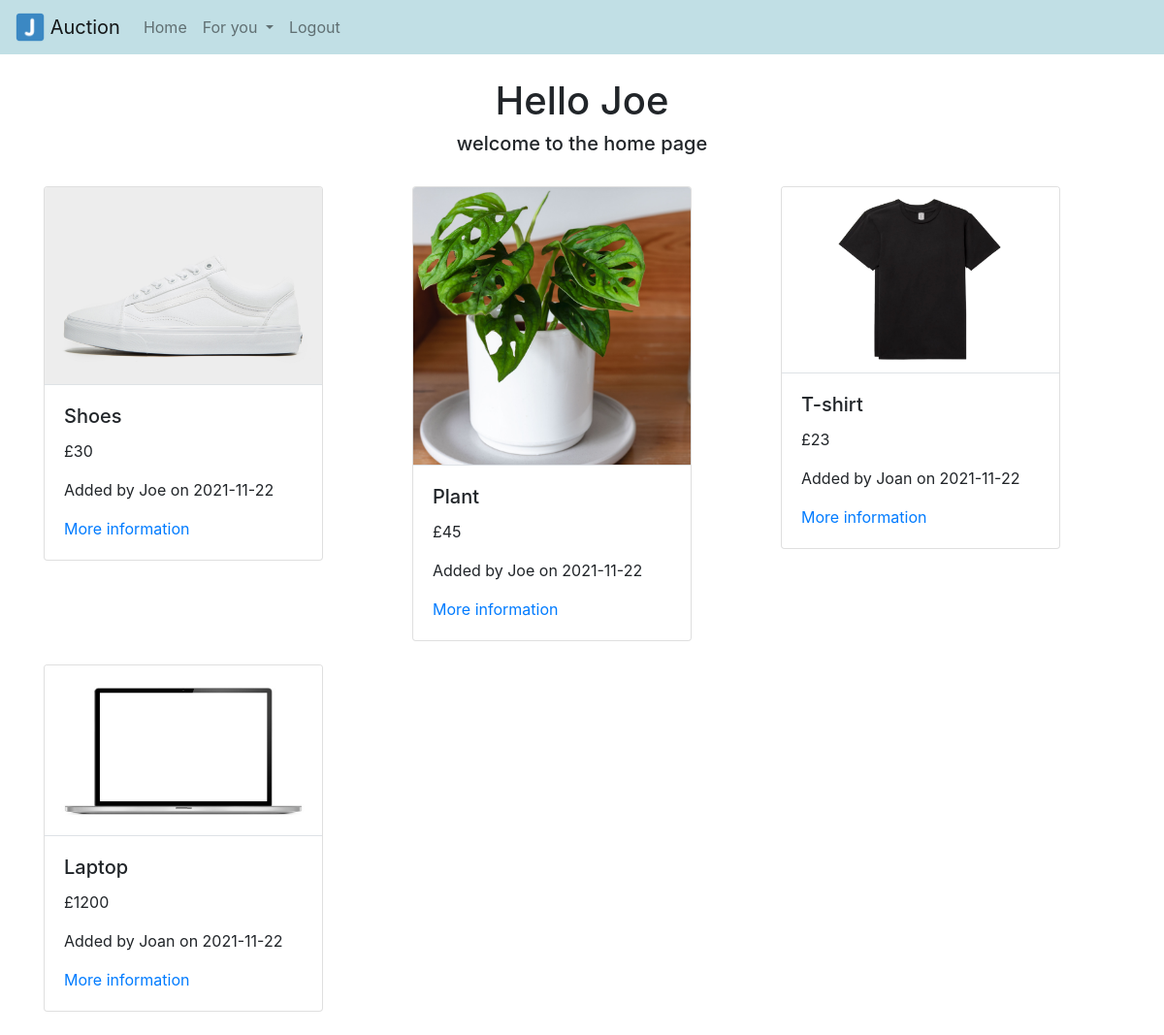
Screenshot of / (signed in) with the database file from the repository.
### auction/database_models.py (models this page shows)
class User(db.Model, UserMixin): # creates each user in the database
    id = db.Column(db.Integer, primary_key=True) # primary key id number
    email = db.Column(db.String(150)) # max email length 150 characters
    phone = db.Column(db.Integer)
    password = db.Column(db.String(150))
    username = db.Column(db.String(150))
    items = db.relationship('Item') # a list of all the items a user owns

class Item(db.Model): # class that stores info about each item on the system
    item_id = db.Column(db.Integer, primary_key=True) # primary key id number
    item_name = db.Column(db.String(150))
    description = db.Column(db.String(500))
    start_bid = db.Column(db.Integer)
    item_image = db.Column(db.Text())
    date_only = db.Column(db.Date, server_default=func.date()) # just the date the item was made
    date = db.Column(db.DateTime(timezone=True), server_default=func.now()) # defaults the datetime to now
    user_id = db.Column(db.Integer, db.ForeignKey('user.id')) # must pass a valid id of an existing user to this object, 1 to many

### auction/routes.py (the view)
@routes.route("/", methods=['GET', 'POST'])
@login_required # requires the user to be logged in to access
def home_page():
    items = Item.query.all() # gets all rows of items
    users = User.query.all() # gets all rows of items
    return render_template("home_page.html", items=items, user=current_user, users=users, extensions=ALLOWED_EXTENSIONS) # sends items to the html and keeps track of login status

### auction/templates/home_page.html
{% extends "base.html"%}
{% block body %}
<h1 align="center">Hello {{user.username}}</h1>
<h5 align="center">welcome to the home page</h5>
<br/>
<div class="row">
  {% for item in items %}
    <div class="col-12 col-md-6 col-lg-4 mb-4">
      <div class="card" style="width: 18rem;">
        <img class="card-img-top border-bottom" src="/static/images/{{item.item_id}}.jpg">
        <div class="card-body">
          <h5 class="card-title">{{item.item_name}}</h5>
          <p class="card-text">£{{item.start_bid}}</p>
          {% for user in users %}
            {% if user.id == item.user_id%}
              <p class="card-text">Added by {{user.username}} on {{item.date_only}}</p>
            {% endif %}
          {% endfor %}
          <a href="{{ url_for('routes.item_info', item_id=item.item_id) }}">More information</a>
        </div>
      </div>
    </div>
  {% endfor %}
</div>
{% endblock %}

### auction/templates/base.html (shortened to what this page needs)
<!DOCTYPE html>
<html lang="en">
  <head>
    <link
      rel="stylesheet"
      href="https://stackpath.bootstrapcdn.com/bootstrap/4.4.1/css/bootstrap.min.css"
    />
    <link
      rel="stylesheet"
      href="https://stackpath.bootstrapcdn.com/font-awesome/4.7.0/css/font-awesome.min.css"
    />
  </head>
  <body>
    <nav class="navbar navbar-expand-lg navbar-light" style="background-color: #C1DFE5;">
      <a class="navbar-brand" href="/">
        <img src="/static/favicon.ico" width="30" height="30" class="d-inline-block align-top" alt="">
        Auction
      </a>
      <div class="collapse navbar-collapse" id="navbar">
        <div class="navbar-nav">
          {% if user.is_authenticated %}
          <a class="nav-item nav-link" id="home" href="/">Home</a>
          <li class="nav-item dropdown">
            <a class="nav-link dropdown-toggle" href="#" id="navbarDropdownMenuLink" data-toggle="dropdown" aria-haspopup="true" aria-expanded="false">
              For you
            </a>
          </li>
          <a class="nav-item nav-link" id="logout" href="/logout">Logout</a>
          {% else %}
          <a class="nav-item nav-link" id="login" href="/login">Login</a>
          <a class="nav-item nav-link" id="register" href="/register">Register</a>
          {% endif %}
        </div>
      </div>
    </nav>
    <br/>
    <div class="container">{% block body %} {% endblock %}</div>
  </body>
</html>

### rows the page displays
User: username "Joe"
Item: shows a picture, item_name "Shoes", start_bid "30", date_only "2021-11-22"
Item: shows a picture, item_name "Plant", start_bid "45", date_only "2021-11-22"
Item: shows a picture, item_name "T-shirt", start_bid "23", date_only "2021-11-22"
User: username "Joan"
Item: shows a picture, item_name "Laptop", start_bid "1200", date_only "2021-11-22"
